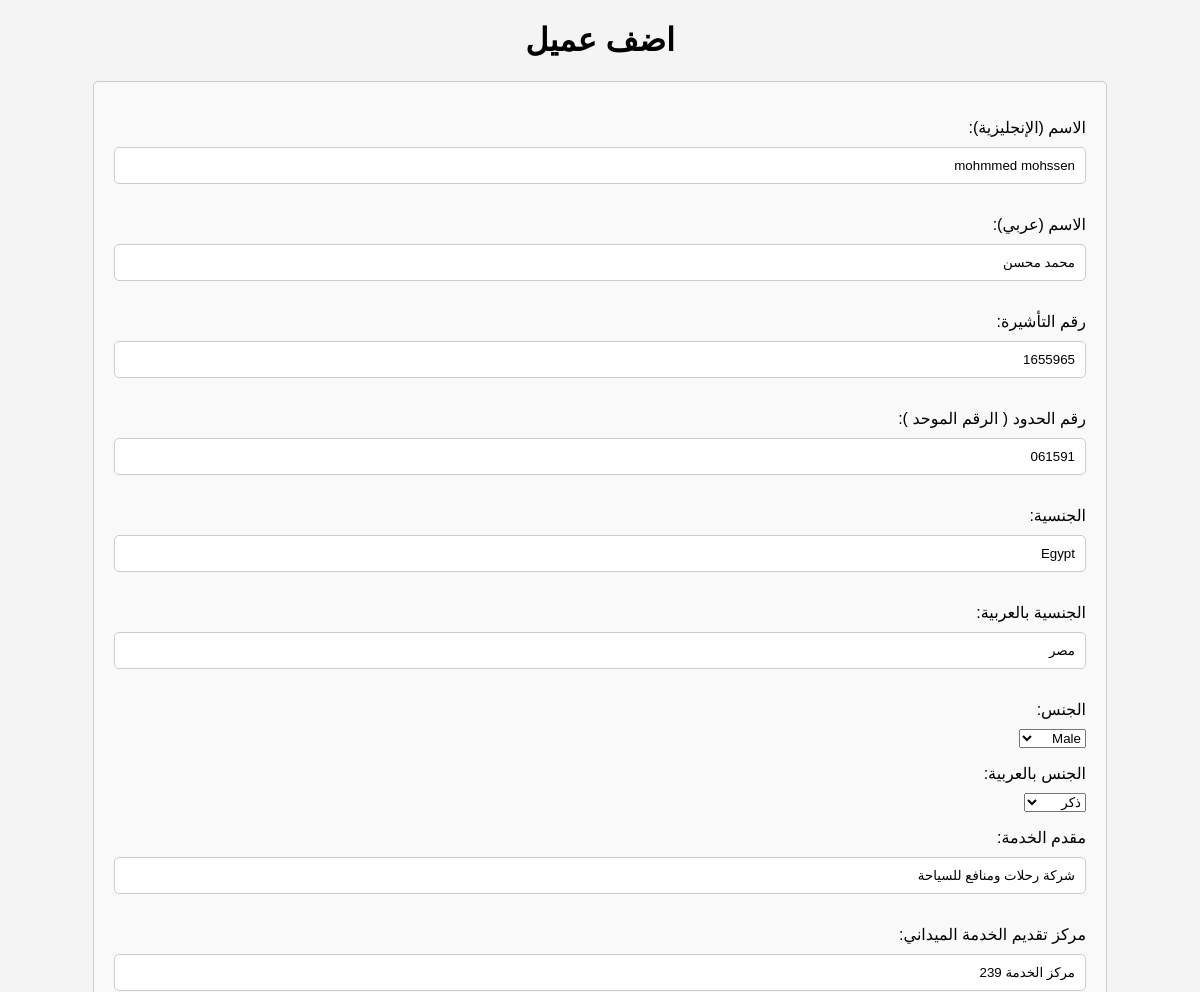
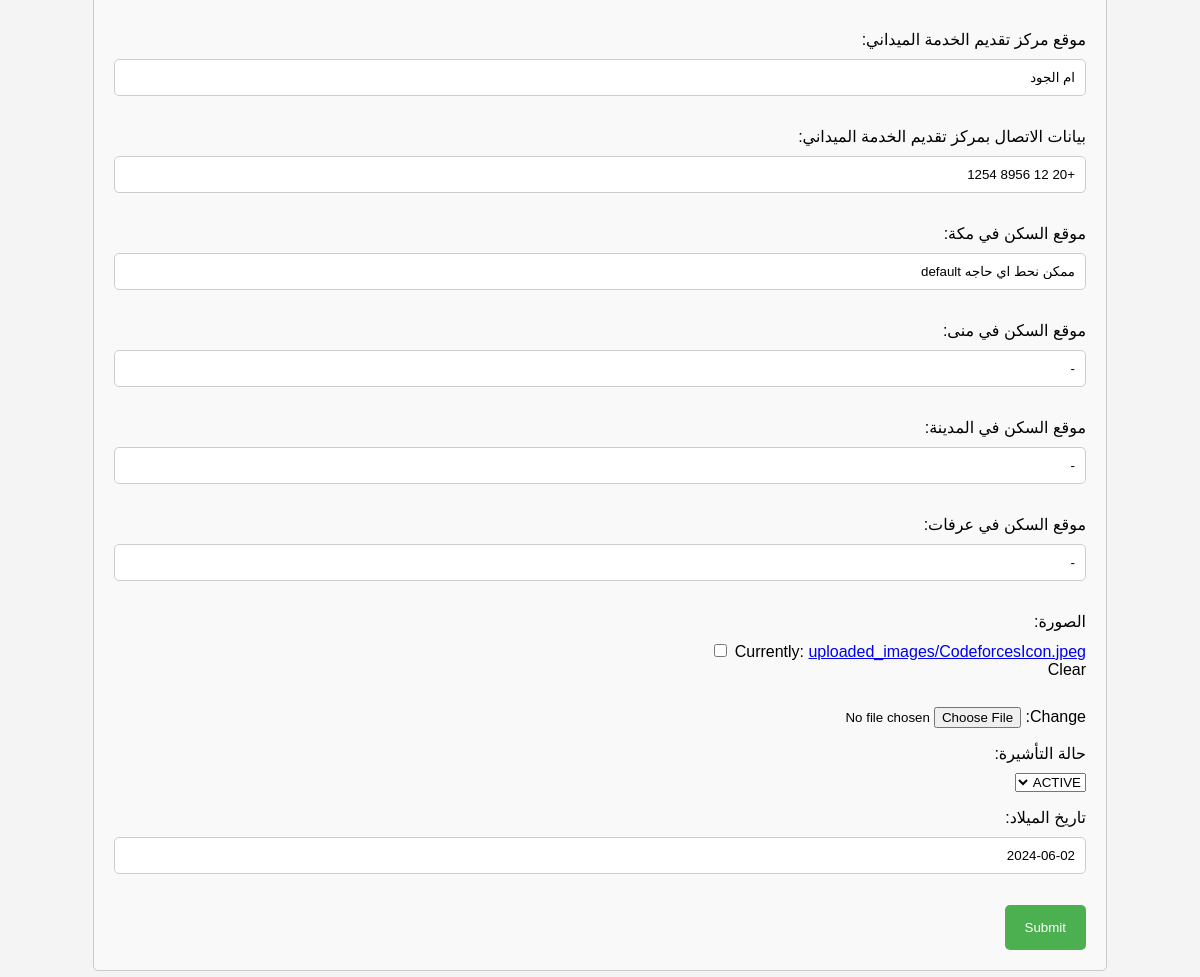
Screenshot of /customer/edit/14/ (signed in) with the database file from the repository (2 pictures, top to bottom).
### myApp/models.py (models this page shows, shortened)
class CustomerProfile(models.Model):
    name                = models.CharField(max_length=350)
    arabicName          = models.CharField(max_length=350)
    visaId              = models.CharField(max_length=20 )
    borderNumber        = models.CharField(max_length=20 )
    nationality         = models.CharField(max_length=20 , default="Egypt")
    arabicNationality   = models.CharField(max_length=20 , default="مصر")
    gender              = models.CharField(max_length=20 , choices={'Male': 'Male', 'Female': 'Female'})
    arabicGender        = models.CharField(max_length=20 , choices={'ذكر': 'ذكر', 'انثي': 'انثى'})
    serviceProvider     = models.CharField(max_length=350 , default="شركة رحلات ومنافع للسياحة")
    serviceCenter       = models.CharField(max_length=350 , default="مركز الخدمة 239")
    serviceCenterLocation= models.CharField(max_length=350 , default="ام الجود")
    serviceCenterContact= models.CharField(max_length=350 , default="+20 12 8956 1254")
    housingMakkahLocation= models.CharField(max_length=350 , default='ممكن نحط اي حاجه default')
    housingMinaLocation= models.CharField(max_length=350 , default='-')
    housingMadinahLocation= models.CharField(max_length=350 , default='-')
    housingArafatLocation= models.CharField(max_length=350 , default='-')
    picture             = models.ImageField(upload_to="uploaded_images", blank=True, null=True)
    visaStatus          = models.CharField(max_length=20, blank=True, null=True, default='ACTIVE', choices={'ACTIVE': 'ACTIVE'})
    dob                 = models.DateField(blank=True, null=True, default=datetime.date.today)

### myApp/views.py (the view)
# urls.py: path('customer/edit/<int:pk>/', edit_customer, name='edit_customer'),
def edit_customer(request, pk):
    if not request.user.is_superuser:
        return HttpResponseForbidden("You are not authorized to access this page.")
    customer = get_object_or_404(CustomerProfile, pk=pk)
    if request.method == 'POST':
        form = CustomerProfileForm(request.POST, request.FILES, instance=customer)
        if form.is_valid():
            form.save()
            return redirect('homepage')
    else:
        form = CustomerProfileForm(instance=customer)
    return render(request, 'edit_form.html', {'form': form})

### templates/edit_form.html (shortened to what this page needs)
<!DOCTYPE html>
<html lang="en">
<head>
    {% load static %}
    <link rel="stylesheet" href="{% static 'css/styles.css'%}">
</head>
<body style="margin: 10px 93px;">
    <h1 style="text-align: center;" >اضف عميل</h1>
    <form method="post" enctype="multipart/form-data" >
        {{ form.as_p }}
        <button type="submit">Submit</button>
    </form>
</body>
</html>

### static/css/styles.css (style rules this page uses)
body { font-family: Arial, sans-serif; direction: rtl; text-align: right; background-color: #f4f4f4; margin: 0; padding: 0; }
form { margin: 20px 0; padding: 20px; border: 1px solid #ccc; border-radius: 5px; background-color: #f9f9f9; }
form label { display: block; margin-bottom: 10px; }
form input[type="text"], form input[type="date"] { width: 100%; padding: 10px; margin-bottom: 15px; border: 1px solid #ccc; border-radius: 5px; box-sizing: border-box; }
form button { background-color: #4CAF50; color: white; padding: 15px 20px; border: none; border-radius: 5px; cursor: pointer; }

### rows the page displays
CustomerProfile: name "mohmmed mohssen", arabicName "محمد محسن", visaId "1655965", borderNumber "061591", nationality "Egypt", arabicNationality "مصر", gender "Male", arabicGender "ذكر", serviceProvider "شركة رحلات ومنافع للسياحة", serviceCenter "مركز الخدمة 239", serviceCenterLocation "ام الجود", serviceCenterContact "+20 12 8956 1254", housingMakkahLocation "ممكن نحط اي حاجه default", housingMinaLocation "-", housingMadinahLocation "-", housingArafatLocation "-", visaStatus "ACTIVE", dob "2024-06-02"
